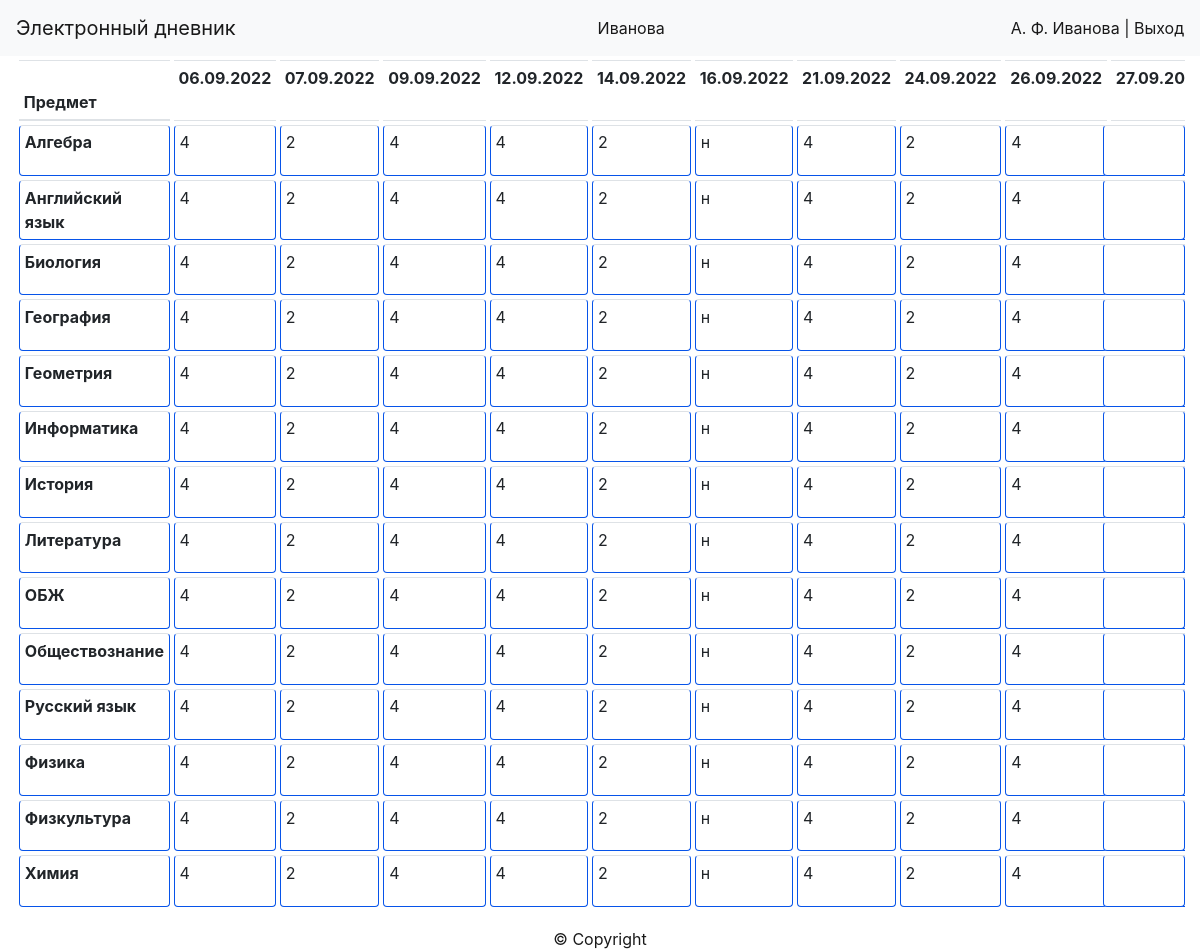
The page /student_marks/1098/1 on the database its author committed.
### data/students.py (models this page shows, shortened)
class Student(SqlAlchemyBase):
    __tablename__ = 'students'
    id = sqlalchemy.Column(sqlalchemy.Integer,
                           primary_key=True, autoincrement=True)
    login = sqlalchemy.Column(sqlalchemy.String)
    first_name = sqlalchemy.Column(sqlalchemy.String)
    last_name = sqlalchemy.Column(sqlalchemy.String)
    surname = sqlalchemy.Column(sqlalchemy.String)
    hashed_password = sqlalchemy.Column(sqlalchemy.String)
    id_class = sqlalchemy.Column(sqlalchemy.Integer, sqlalchemy.ForeignKey('classes.id'))
    form = orm.relationship('Class', back_populates='students')
    marks = orm.relationship('Marks', back_populates='student')
    final_marks = orm.relationship('FinalMarks', back_populates='student')

### data/subjects.py (models this page shows)
class Subjects(SqlAlchemyBase):
    __tablename__ = 'subjects'
    id = sqlalchemy.Column(sqlalchemy.Integer, primary_key=True, autoincrement=True)
    title = sqlalchemy.Column(sqlalchemy.String)

### main.py (the view)
@app.route('/student_marks/<int:id_student>/<int:part>', methods=['GET'])
def student_marks(id_student, part):
    db_sess = db_session.create_session()
    student = db_sess.query(Student).filter(Student.id == id_student).first()
    lessons1 = db_sess.query(TeacherClass).filter(TeacherClass.id_class == student.id_class).all()
    lessons = []
    for i in lessons1:
        lessons.append(db_sess.query(Subjects).filter(Subjects.id == i.id_subject).first())
    lessons = sorted(lessons, key=lambda x: x.title)
    marks = {}
    sr_marks = {}
    res_marks = {}
    date1, date2 = date_division(part)
    dates = list(map(lambda x: x[0].strftime('%d.%m.%Y'),
                     sorted(db_sess.query(Marks.date).filter((Marks.id_student == student.id),
                                                             (date1 < Marks.date), (date2 > Marks.date)).distinct())))
    for lesson in lessons:
        marks[lesson.id] = {}
        sum_mark = 0
        col_mark = 0
        for mark in sorted(db_sess.query(Marks).filter(Marks.id_student == student.id,
                                                       date1 < Marks.date, date2 > Marks.date).all(),
                           key=lambda x: x.date):
            marks[lesson.id][mark.date.strftime('%d.%m.%Y')] = mark.mark
            m = mark.mark
            if type(m) == str:
                if m != 'н':
                    sum_mark += int(m[:-1])
                    col_mark += 1
            else:
                sum_mark += m
                col_mark += 1
        if col_mark != 0:
            sr_marks[student] = str(round(sum_mark / col_mark, 2))
            res_marks[student] = str(round(sum_mark / col_mark + 0.01))
        else:
            sr_marks[student] = str(0)
    return render_template('html/student_marks.html', logo=student,
                           user=f'{student.first_name[0]}. {student.last_name[0]}. {student.surname}',
                           title=f'Оценки, {student.surname} {student.first_name}', marks=marks, dates=dates,
                           sr_marks=sr_marks, res_marks=res_marks, lessons=lessons)

### data/db_session.py (called while the page is built)
def create_session() -> Session:
    global __factory
    return __factory()

### main.py (called while the page is built)
def date_division(part):
    if part == 1:
        d1 = datetime.date(year=2022, month=9, day=1)
        d2 = datetime.date(year=2022, month=11, day=1)
    elif part == 2:
        d1 = datetime.date(year=2022, month=11, day=1)
        d2 = datetime.date(year=2023, month=1, day=1)
    elif part == 3:
        d1 = datetime.date(year=2023, month=1, day=1)
        d2 = datetime.date(year=2023, month=4, day=1)
    else:
        d1 = datetime.date(year=2023, month=4, day=1)
        d2 = datetime.date(year=2023, month=6, day=1)
    return [d1, d2]

### templates/html/student_marks.html (shortened to what this page needs)
{% extends "html/base.html" %}
{% block styles %}
<link rel="stylesheet" type="text/css" href="{{ url_for( 'static', filename='css/students.css')}}">
{% endblock %}
{% block authorization %}
<div class="authorization">
    <a href="/student_profile">{{user}}</a>
    <span>|</span>
    <a href="/logout">Выход</a>
</div>
{% endblock %}
{% block logo %} {{logo.surname}} {{logo.name}} {% endblock %}
{% block content %}
<div class="students">
    <table class="table table-sm table-responsive">
        <thead>
            <tr>
                <th scope="col">Предмет</th>
                {% for date in dates %}
                <td class="date">
                    {{date}}
                </td>
                {% endfor %}
            </tr>
        </thead>
        <tbody>
            {% for lesson in lessons %}
            <tr id="lesson">
                <th>{{lesson.title}}</th>
                {% for date in dates %}
                  <td>
                      <p>{{marks[lesson.id].get(date, '')}}</p>
                  </td>
                {% endfor %}
                <th class="sr">{{sr_marks[lesson]}}</th>
            </tr>
            {% endfor %}
        </tbody>
    </table>
</div>
{% endblock %}

### static/css/base.css (style rules this page uses)
.authorization a, span { text-decoration: none; color: rgba(0,0,0,.9); }

### static/css/students.css (style rules this page uses)
.students { max-width: 100%; }
.sr { position: -webkit-sticky; position: sticky; right: 0px; background: #000; z-index: 100; }
table thead tr { color: #FFFFFF; font-weight: bold; }
table thead tr { border-radius: 4px 4px 0 0; background-color: #4E8BFD; }
table tbody tr td { border: 1px solid #0754E9; border-radius: 4px; background-color: #4E8BFD; }
table tbody tr th { border: 1px solid #0754E9; border-radius: 4px; background-color: #4E8BFD; }
table { width: 100%; border-collapse: separate; border-spacing: 4px; }

### rows shown on the page
Student: surname "Иванова"
Subjects: title "Алгебра", id "4" "2" "4" "4" "2" "н" "4" "2" "4"
Subjects: title "Английский язык", marks "4" "2" "4" "4" "2" "н" "4" "2" "4"
Subjects: title "Биология", marks "4" "2" "4" "4" "2" "н" "4" "2" "4"
Subjects: title "География", marks "4" "2" "4" "4" "2" "н" "4" "2" "4"
Subjects: title "Геометрия", marks "4" "2" "4" "4" "2" "н" "4" "2" "4"
Subjects: title "Информатика", marks "4" "2" "4" "4" "2" "н" "4" "2" "4"
Subjects: title "История", marks "4" "2" "4" "4" "2" "н" "4" "2" "4"
Subjects: title "Литература", marks "4" "2" "4" "4" "2" "н" "4" "2" "4"
Subjects: title "ОБЖ", marks "4" "2" "4" "4" "2" "н" "4" "2" "4"
Subjects: title "Обществознание", marks "4" "2" "4" "4" "2" "н" "4" "2" "4"
Subjects: title "Русский язык", marks "4" "2" "4" "4" "2" "н" "4" "2" "4"
Subjects: title "Физика", marks "4" "2" "4" "4" "2" "н" "4" "2" "4"
Subjects: title "Физкультура", marks "4" "2" "4" "4" "2" "н" "4" "2" "4"
Subjects: title "Химия", marks "4" "2" "4" "4" "2" "н" "4" "2" "4"

### other values the page prints
{{ user }} "А. Ф. Иванова"
{{ date }} "06.09.2022" "07.09.2022" "09.09.2022" "12.09.2022" "14.09.2022" "16.09.2022" "21.09.2022" "24.09.2022" "26.09.2022"
